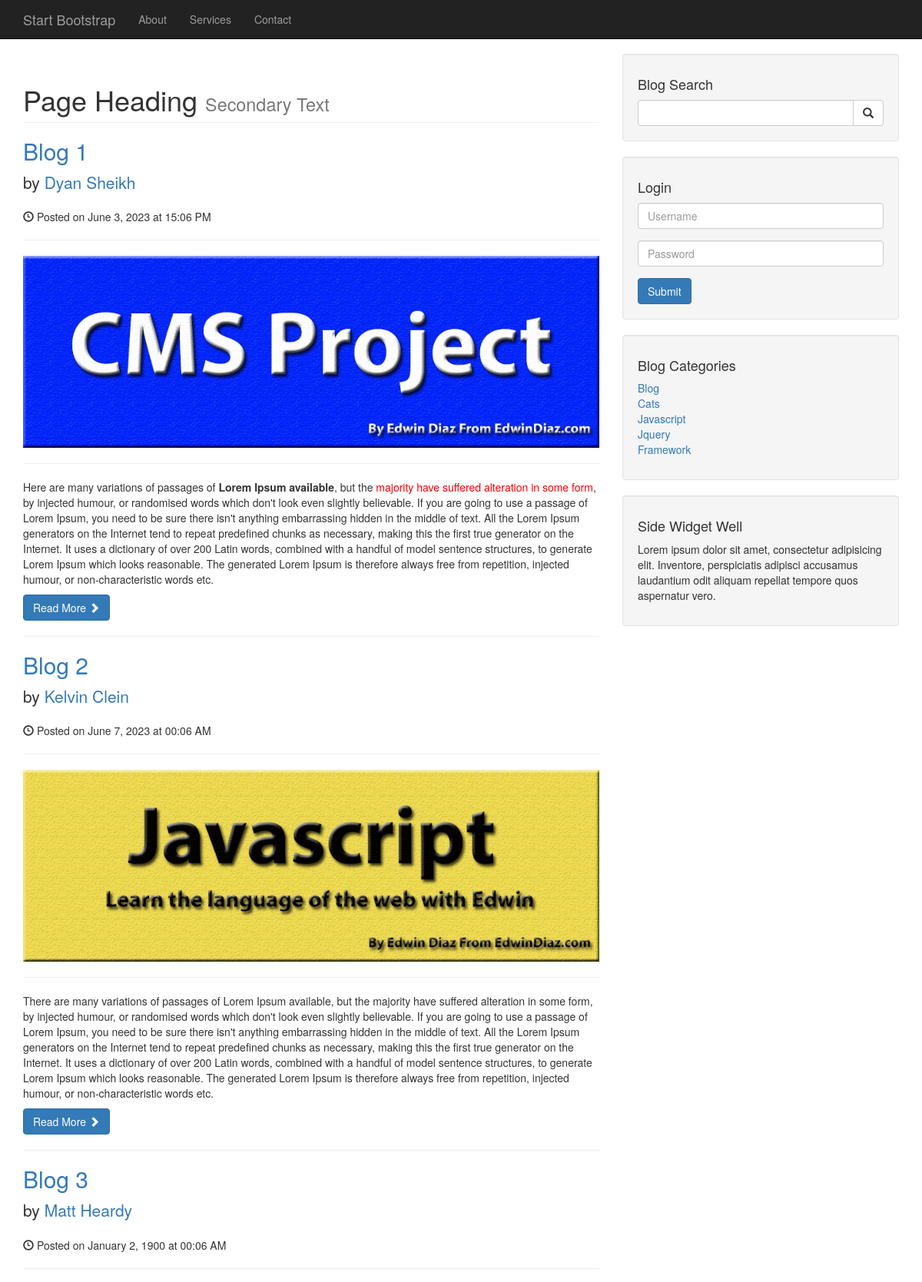
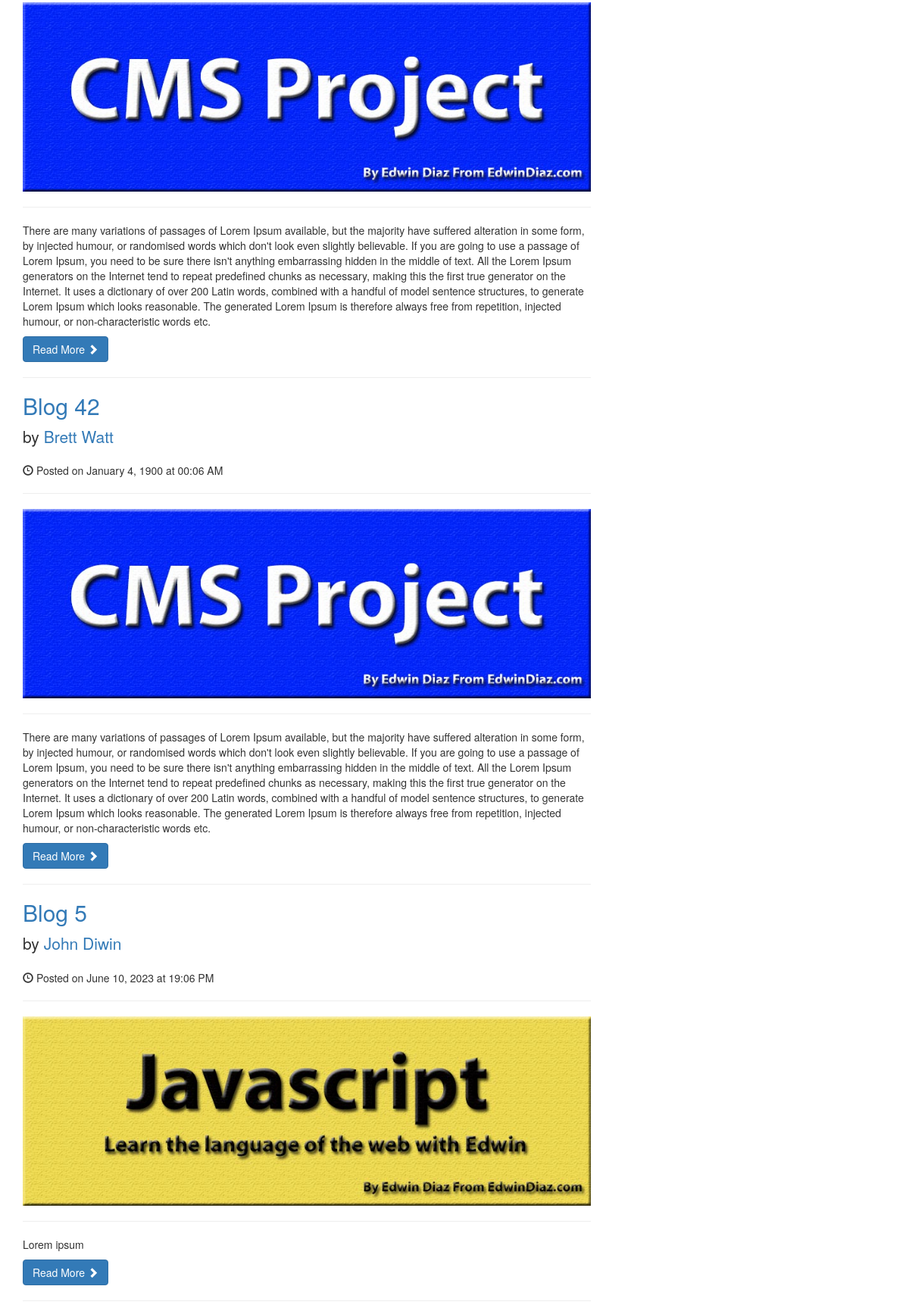
The page /users/index.php (upper part) on the database its author committed (2 pictures, top to bottom).
### tables this page shows
CREATE TABLE `tbl_posts` (
  `id` int(11) NOT NULL,
  `post_cat_id` int(11) DEFAULT NULL,
  `post_title` varchar(100) DEFAULT NULL,
  `post_author` varchar(100) DEFAULT NULL,
  `post_user` varchar(100) DEFAULT NULL,
  `post_date` varchar(100) DEFAULT NULL,
  `post_image` varchar(100) DEFAULT NULL,
  `post_content` longtext DEFAULT NULL,
  `post_tag` varchar(100) DEFAULT NULL,
  `post_comment_count` varchar(100) DEFAULT NULL,
  `post_status` varchar(100) DEFAULT NULL,
  `post_view_count` varchar(100) DEFAULT NULL,
  `created_at` datetime NOT NULL DEFAULT current_timestamp(),
  `updated_at` timestamp NULL DEFAULT current_timestamp() ON UPDATE current_timestamp(),
  `deleted_at` datetime DEFAULT NULL
);

CREATE TABLE `tbl_category` (
  `id` int(11) NOT NULL,
  `cat_name` varchar(100) NOT NULL,
  `updated_at` date DEFAULT current_timestamp(),
  `deleted_at` date DEFAULT NULL
);

### database.php (called while the page is built, shortened)
<?php
class database{
    private $hostname = DB_HOSTNAME;
    private $dbName = DB_NAME;
    private $username = DB_USERNAME;
    private $password = DB_USERPWD;
    public function __construct(){
    try{
        if($this->conn = new mysqli($this->hostname,$this->username,$this->password,$this->dbName)){
            return $this->conn;
        }else{
            throw new Exception('Unable to connect');
        }
    }catch(Exception $e){
            echo $e->getMessage();
        }
    }
}
?>

### maincontroller.php (called while the page is built, shortened)
<?php
require_once "../database.php";
class maincontroller extends database{
    public function fetchAllData($table_name){
        $sql = "SELECT * FROM $table_name WHERE `deleted_at` IS NULL";
        $res = $this->conn->query($sql);
        if($res->num_rows > 0){
            return $res;
        }else{
            return false;
        }
    }
}
?>

### users/index.php (the view, shortened to what this page needs)
<?php
require_once "../maincontroller.php";
$obj = new maincontroller();
$result = $obj->fetchAllData("tbl_category");
$posts = $obj->fetchAllData("tbl_posts");
$username = $obj->loggedinUsername();
$userrole = $obj->loggedInUserRole('tbl_users',$username);
?>
<!DOCTYPE html>
<html lang="en">
<head>
    <link href="css/bootstrap.min.css" rel="stylesheet">
    <link href="css/blog-home.css" rel="stylesheet">
</head>
<body>
    <nav class="navbar navbar-inverse navbar-fixed-top" role="navigation">
        <div class="container">
            <div class="navbar-header">
                <a class="navbar-brand" href="#">Start Bootstrap</a>
            </div>
            <div class="collapse navbar-collapse" id="bs-example-navbar-collapse-1">
                <ul class="nav navbar-nav">
                    <li>
                        <a href="#">About</a>
                    </li>
                    <li>
                        <a href="#">Services</a>
                    </li>
                    <li>
                        <a href="#">Contact</a>
                    </li>
                </ul>
            </div>
        </div>
    </nav>
    <div class="container">
        <div class="row">
            <div class="col-md-8">
                <h1 class="page-header">
                    Page Heading
                    <small>Secondary Text</small>
                </h1>
                <?php
                if($posts){
                foreach ($posts as $row){?>
                <h2>
                    <a href="userspost.php?edit=<?php echo $row['id'];?>"><?php echo ucfirst($row['post_title']) ;?></a>
                </h2>
                <p class="lead">
                    by <a href="userspost.php?edit=<?php echo $row['id'];?>"><?php echo ucfirst($row['post_author']) ;?></a>
                </p>
                <p><span class="glyphicon glyphicon-time"></span>
                <?php
                $text = $row['created_at'];
                $dd = explode(" ",$text);
                echo "Posted on " .date("F j, Y", strtotime($dd[0])) ." at ". date('H:m A', strtotime($dd[1]));
                ?>
                </p>
                <hr>
                <img class="img-responsive" src="../admin/images/posts/<?php echo $row['post_image']; ?>" alt="Post Image">
                <hr>
                <p><?php echo $row['post_content'];?></p>
                <a class="btn btn-primary" href="#">Read More <span class="glyphicon glyphicon-chevron-right"></span></a>
                <hr>
                <?php }} ?>
            </div>
            <div class="col-md-4">
                <div class="well">
                    <h4>Blog Search</h4>
                    <div class="input-group">
                        <input type="text" class="form-control">
                        <span class="input-group-btn">
                            <button class="btn btn-default" type="button">
                                <span class="glyphicon glyphicon-search"></span>
                        </button>
                        </span>
                    </div>
                </div>
                <?php if(isset($_SESSION['name']) && !$userrole){?>
                <div class="well">
                    <form action="" method="post">
                    <button class="btn btn-primary" type="submit" name="logout">Logout</button>
                    </form>
                </div>
                <?php }else{?>
                <div class="well">
                    <h4>Login</h4>
                    <form action="" method="post">
                    <div class="form-group">
                        <input type="text" name="username" class="form-control" placeholder="Username">
                    </div>
                    <div class="form-group">
                        <input type="password" name="password" class="form-control" placeholder="Password">
                    </div>
                    <button class="btn btn-primary" type="submit" name="login">Submit</button>
                    </form>
                </div>
                <?php } ?>
                <div class="well">
                    <h4>Blog Categories</h4>
                    <div class="row">
                        <div class="col-lg-6">
                            <ul class="list-unstyled">
                                <?php if($result) {foreach($result as $row){?>
                                    <li><a href="<?php echo $row['id'];?>"><?php echo $row['cat_name'];?></a></li>
                                <?php }}?>
                            </ul>
                        </div>
                    </div>
                </div>
                <div class="well">
                    <h4>Side Widget Well</h4>
                    <p>Lorem ipsum dolor sit amet, consectetur adipisicing elit. Inventore, perspiciatis adipisci accusamus laudantium odit aliquam repellat tempore quos aspernatur vero.</p>
                </div>
            </div>
        </div>
    </div>
</body>
</html>

### users/css/blog-home.css (style rules this page uses)
body { padding-top: 70px; }

### rows shown on the page
tbl_posts: post_title "Blog 1", post_author "Dyan Sheikh", created_at "June 3, 2023", created_at "15:06 PM", post_image (picture), post_content "Here are many variations of passages of Lorem Ipsum available , but the majority have suffered alteration in some form , by injected humour, or randomised words which don't look even slightly believable. If you are going to use a passage of Lorem Ipsum, you need to be sure there isn't anything embarrassing hidden in the middle of text. All the Lorem Ipsum generators on the Internet tend to repeat predefined chunks as necessary, making this the first true generator on the Internet. It uses a dictionary of over 200 Latin words, combined with a handful of model sentence structures, to generate Lorem Ipsum which looks reasonable. The generated Lorem Ipsum is therefore always free from…"
tbl_posts: post_title "Blog 2", post_author "Kelvin Clein", created_at "June 7, 2023", created_at "00:06 AM", post_image (picture), post_content "There are many variations of passages of Lorem Ipsum available, but the majority have suffered alteration in some form, by injected humour, or randomised words which don't look even slightly believable. If you are going to use a passage of Lorem Ipsum, you need to be sure there isn't anything embarrassing hidden in the middle of text. All the Lorem Ipsum generators on the Internet tend to repeat predefined chunks as necessary, making this the first true generator on the Internet. It uses a dictionary of over 200 Latin words, combined with a handful of model sentence structures, to generate Lorem Ipsum which looks reasonable. The generated Lorem Ipsum is therefore always free from…"
tbl_posts: post_title "Blog 3", post_author "Matt Heardy", created_at "January 2, 1900", created_at "00:06 AM", post_image (picture), post_content "There are many variations of passages of Lorem Ipsum available, but the majority have suffered alteration in some form, by injected humour, or randomised words which don't look even slightly believable. If you are going to use a passage of Lorem Ipsum, you need to be sure there isn't anything embarrassing hidden in the middle of text. All the Lorem Ipsum generators on the Internet tend to repeat predefined chunks as necessary, making this the first true generator on the Internet. It uses a dictionary of over 200 Latin words, combined with a handful of model sentence structures, to generate Lorem Ipsum which looks reasonable. The generated Lorem Ipsum is therefore always free from…"
tbl_posts: post_title "Blog 42", post_author "Brett Watt", created_at "January 4, 1900", created_at "00:06 AM", post_image (picture), post_content "There are many variations of passages of Lorem Ipsum available, but the majority have suffered alteration in some form, by injected humour, or randomised words which don't look even slightly believable. If you are going to use a passage of Lorem Ipsum, you need to be sure there isn't anything embarrassing hidden in the middle of text. All the Lorem Ipsum generators on the Internet tend to repeat predefined chunks as necessary, making this the first true generator on the Internet. It uses a dictionary of over 200 Latin words, combined with a handful of model sentence structures, to generate Lorem Ipsum which looks reasonable. The generated Lorem Ipsum is therefore always free from…"
tbl_posts: post_title "Blog 5", post_author "John Diwin", created_at "June 10, 2023", created_at "19:06 PM", post_image (picture), post_content "Lorem ipsum"
tbl_category: cat_name "Blog"
tbl_category: cat_name "Cats"
tbl_category: cat_name "Javascript"
tbl_category: cat_name "Jquery"
tbl_category: cat_name "Framework"
